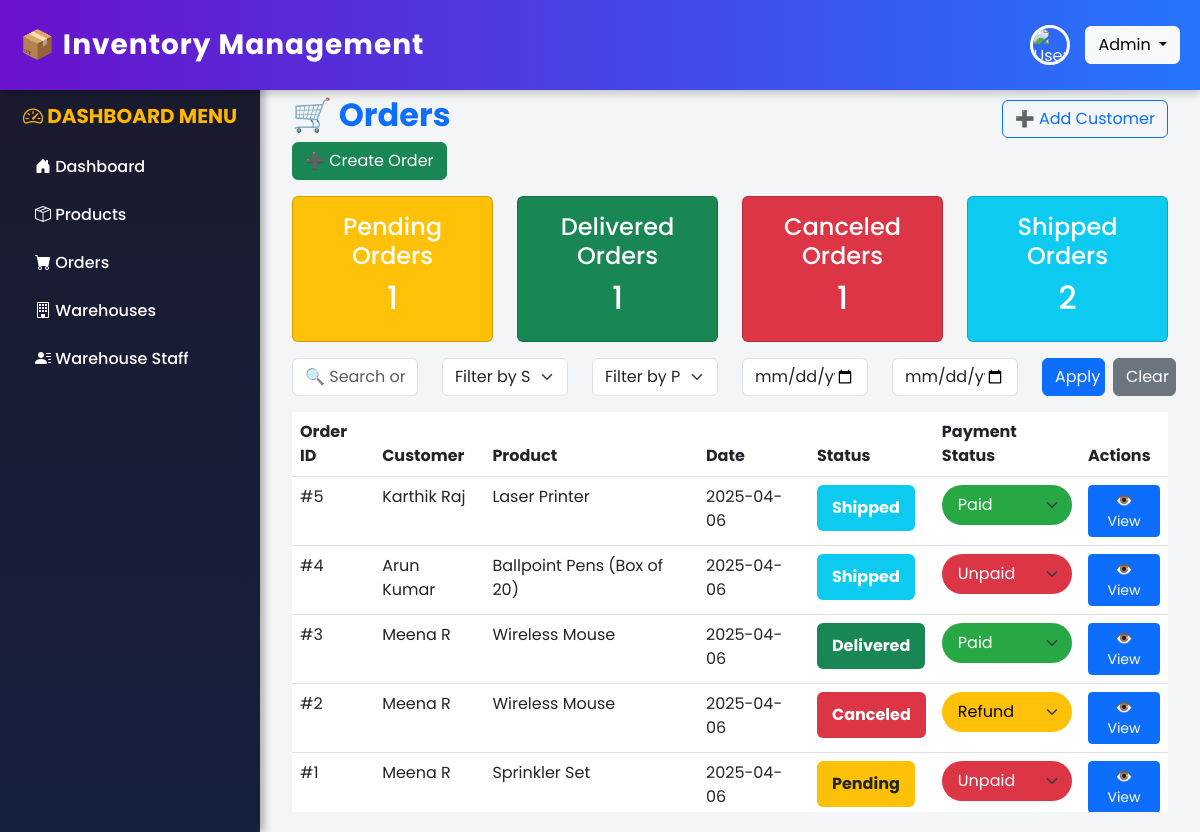
Screenshot of /orders/ (signed in) with the database file from the repository.
### inventory/models.py (models this page shows, shortened)
class Order(models.Model):
    STATUS_CHOICES = [
        ('pending', 'Pending'),
        ('shipped', 'Shipped'),
        ('delivered', 'Delivered'),
        ('canceled', 'Canceled'),
    ]
    PAYMENT_STATUS_CHOICES = [
        ('paid', 'Paid'),
        ('unpaid', 'Unpaid'),
        ('refund', 'Refund Processed'),
    ]
    customer = models.ForeignKey(Customer, on_delete=models.CASCADE)
    product = models.ForeignKey(Product, on_delete=models.CASCADE)
    quantity = models.PositiveIntegerField()
    price = models.DecimalField(max_digits=10, decimal_places=2, default=0.00)
    total_price = models.DecimalField(max_digits=10, decimal_places=2, default=0.00)
    status = models.CharField(max_length=20, choices=STATUS_CHOICES, default='pending')
    payment_status = models.CharField(max_length=20, choices=PAYMENT_STATUS_CHOICES, default='unpaid')
    order_date = models.DateTimeField(auto_now_add=True)
    expected_delivery_date = models.DateField(null=True, blank=True)
    shipping_details = models.TextField(blank=True, null=True)

class Customer(models.Model):
    name = models.CharField(max_length=255)
    email = models.EmailField(unique=True)
    phone = models.CharField(max_length=20)
    address = models.TextField()
    def __str__(self):
        return self.name

class Product(models.Model):
    name = models.CharField(max_length=255)
    stock_keeping_unit = models.CharField(max_length=100)
    category = models.ForeignKey('Category', on_delete=models.CASCADE)
    quantity_in_stock = models.PositiveIntegerField()
    reorder_level = models.PositiveIntegerField(default=10)
    supplier = models.ForeignKey('Supplier', on_delete=models.SET_NULL, null=True, blank=True)
    purchase_price = models.DecimalField(max_digits=10, decimal_places=2)
    selling_price = models.DecimalField(max_digits=10, decimal_places=2)
    description = models.TextField(blank=True, null=True)
    warehouse_location = models.CharField(max_length=255)
    created_at = models.DateTimeField(auto_now_add=True)
    product_image = models.ImageField(upload_to="product_images/", null=True, blank=True)
    barcode = models.ImageField(upload_to="qrcodes/", blank=True, null=True)
    def __str__(self):
        return self.name

### inventory/views.py (the view)
# urls.py: path('orders/', views.order_list, name='order_list'),
def order_list(request):
    orders = Order.objects.all().order_by("-id")
    pending_orders = Order.objects.filter(status__iexact="pending").count()
    delivered_orders = Order.objects.filter(status__iexact="delivered").count()
    canceled_orders = Order.objects.filter(status__iexact="canceled").count()
    shipped_orders = Order.objects.filter(status__iexact="shipped").count()
    unpaid_orders = Order.objects.filter(payment_status__iexact="unpaid").count()
    paid_orders = Order.objects.filter(payment_status__iexact="paid").count()
    refunded_orders = Order.objects.filter(payment_status__iexact="refund").count()
    return render(request, "inventory/order/order_list.html", {
        "orders": orders,
        "pending_orders": pending_orders,
        "delivered_orders": delivered_orders,
        "canceled_orders": canceled_orders,
        "shipped_orders": shipped_orders,
        "unpaid_orders": unpaid_orders,
        "paid_orders": paid_orders,
        "refunded_orders": refunded_orders,
    })

### inventory/templates/inventory/order/order_list.html (shortened to what this page needs)
{% extends 'inventory/base.html' %}
{% block content %}
<div class="container">
  <div class="d-flex justify-content-between align-items-center mt-3">
    <h2 class="fw-bold text-primary">🛒 Orders</h2>
    <a href="{% url 'inventory:add_customer' %}" class="btn btn-outline-primary">
      ➕ Add Customer
    </a>
  </div>
  <a href="{% url 'inventory:create_order' %}" class="btn btn-success mb-3">
    ➕ Create Order
  </a>
  <div class="row mb-3">
    <div class="col-md-3">
      <div class="card text-white bg-warning text-center">
        <div class="card-body">
          <h4>Pending Orders</h4>
          <h2>{{ pending_orders }}</h2>
        </div>
      </div>
    </div>
    <div class="col-md-3">
      <div class="card text-white bg-success text-center">
        <div class="card-body">
          <h4>Delivered Orders</h4>
          <h2>{{ delivered_orders }}</h2>
        </div>
      </div>
    </div>
    <div class="col-md-3">
      <div class="card text-white bg-danger text-center">
        <div class="card-body">
          <h4>Canceled Orders</h4>
          <h2>{{ canceled_orders }}</h2>
        </div>
      </div>
    </div>
    <div class="col-md-3">
      <div class="card text-white bg-info text-center">
        <div class="card-body">
          <h4>Shipped Orders</h4>
          <h2>{{ shipped_orders }}</h2>
        </div>
      </div>
    </div>
  </div>
  <div class="row mb-3 align-items-end">
    <div class="col-md-2">
      <input type="text" id="searchFilter" class="form-control" placeholder="🔍 Search orders...">
    </div>
    <div class="col-md-2">
      <select id="statusFilter" class="form-select">
        <option value="">Filter by Status</option>
      </select>
    </div>
    <div class="col-md-2">
      <select id="paymentFilter" class="form-select">
        <option value="">Filter by Payment</option>
      </select>
    </div>
    <div class="col-md-2">
      <input type="date" id="startDate" class="form-control">
    </div>
    <div class="col-md-2">
      <input type="date" id="endDate" class="form-control">
    </div>
    <div class="col-md-2 d-flex gap-2">
      <button class="btn btn-primary w-50" onclick="filterOrders()">Apply</button>
      <button class="btn btn-secondary w-50" onclick="clearFilters()">Clear</button>
    </div>
  </div>
  <div class="table-responsive" style="max-height: 400px; overflow-y: auto;">
    <table class="table table-hover shadow-sm rounded-3">
      <thead class="text-white sticky-top" style="background: linear-gradient(135deg, #11998e, #38ef7d); top: 0;">
        <tr>
          <th>Order ID</th>
          <th>Customer</th>
          <th>Product</th>
          <th>Date</th>
          <th>Status</th>
          <th>Payment Status</th>
          <th>Actions</th>
        </tr>
      </thead>
      <tbody id="orderTableBody">
        {% for order in orders %}
        <tr class="
        {% if order.status|lower == 'pending' %}bg-warning text-dark{% endif %}
        {% if order.status|lower == 'shipped' %}bg-info{% endif %}
        {% if order.status|lower == 'delivered' %}bg-success{% endif %}
        {% if order.status|lower == 'canceled' %}bg-danger{% endif %}
    " data-status="{{ order.status|lower }}"
            data-payment="{{ order.payment_status|lower }}"
            data-customer="{{ order.customer|lower }}"
            data-product="{{ order.product|lower }}"
            data-date="{{ order.order_date|date:'Y-m-d' }}">
          <td>#{{ order.id }}</td>
          <td>{{ order.customer }}</td>
          <td>{{ order.product }}</td>
          <td>{{ order.order_date|date:"Y-m-d" }}</td>
          <td>
            <span class="badge pt
            {% if order.status|lower == 'pending' %} bg-warning text-dark
            {% elif order.status|lower == 'shipped' %} bg-info
            {% elif order.status|lower == 'delivered' %} bg-success
            {% elif order.status|lower == 'canceled' %} bg-danger {% endif %}">
            {{  order.status  }}
          </span>
          </td>
          <td>
            <form class="payment-status-form" data-order-id="{{ order.id }}">
              <select class="form-select payment-status-dropdown px-3 py-2 rounded-pill
                {% if order.payment_status == 'unpaid' %} unpaid-badge
                {% elif order.payment_status == 'paid' %} paid-badge
                {% elif order.payment_status == 'refund' %} refund-badge {% endif %}"
                data-initial-value="{{ order.payment_status }}" style="border: none; outline: none;">
                <option value="unpaid" {% if order.payment_status == 'unpaid' %}selected{% endif %}>Unpaid</option>
                <option value="paid" {% if order.payment_status == 'paid' %}selected{% endif %}>Paid</option>
                <option value="refund" {% if order.payment_status == 'refund' %}selected{% endif %}>Refund</option>
              </select>
            </form>
          </td>
          <td>
            <a href="{% url 'inventory:order_detail' order.id %}" class="btn btn-primary btn-sm">👁️ View</a>
          </td>
        </tr>
        {% endfor %}
      </tbody>
    </table>
  </div>
</div>
{% endblock %}

### inventory/templates/inventory/base.html (style rules this page uses)
body { font-family: "Poppins", sans-serif; display: flex; flex-direction: column; height: 100vh; overflow-x: hidden; background-color: #f4f5f7; }

### inventory/templates/inventory/order/order_list.html (style rules this page uses)
.unpaid-badge { background-color: #dc3545 !important; color: white; }
.paid-badge { background-color: #28a745 !important; color: white; }
.refund-badge { background-color: #ffc107 !important; color: black; }
.pt { padding: 15px; text-transform: capitalize; font-size: medium; }

### rows the page displays
Order: id "5", customer "Karthik Raj", product "Laser Printer", order_date "2025-04-06", status "Shipped", payment_status "Paid"
Order: id "4", customer "Arun Kumar", product "Ballpoint Pens (Box of 20)", order_date "2025-04-06", status "Shipped", payment_status "Unpaid"
Order: id "3", customer "Meena R", product "Wireless Mouse", order_date "2025-04-06", status "Delivered", payment_status "Paid"
Order: id "2", customer "Meena R", product "Wireless Mouse", order_date "2025-04-06", status "Canceled", payment_status "Refund"
Order: id "1", customer "Meena R", product "Sprinkler Set", order_date "2025-04-06", status "Pending", payment_status "Unpaid"

### other values shown
{{ request.session.user_name }} "Admin"
{{ pending_orders }} "1"
{{ delivered_orders }} "1"
{{ canceled_orders }} "1"
{{ shipped_orders }} "2"
